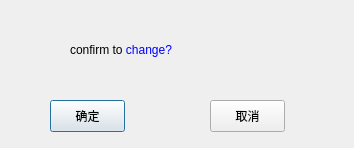
<?xml version="1.0" encoding="UTF-8"?>
<ui version="4.0">
 <class>ConFirmPoleChangeDialog</class>
 <widget class="QDialog" name="ConFirmPoleChangeDialog">
  <property name="geometry">
   <rect>
    <x>0</x>
    <y>0</y>
    <width>354</width>
    <height>148</height>
   </rect>
  </property>
  <property name="windowTitle">
   <string>修改确认</string>
  </property>
  <property name="styleSheet">
   <string notr="true">font: 75 9pt &quot;微软雅黑&quot;;</string>
  </property>
  <widget class="QLabel" name="textLabel">
   <property name="geometry">
    <rect>
     <x>70</x>
     <y>30</y>
     <width>281</width>
     <height>41</height>
    </rect>
   </property>
   <property name="minimumSize">
    <size>
     <width>250</width>
     <height>0</height>
    </size>
   </property>
   <property name="maximumSize">
    <size>
     <width>450</width>
     <height>16777215</height>
    </size>
   </property>
   <property name="text">
    <string>&lt;html&gt;confirm to &lt;span style=&quot; color:#0000ff;&quot;&gt;change?&lt;/span&gt;&lt;/html&gt;</string>
   </property>
   <property name="textFormat">
    <enum>Qt::RichText</enum>
   </property>
  </widget>
  <widget class="QLabel" name="infoLabel">
   <property name="geometry">
    <rect>
     <x>10</x>
     <y>40</y>
     <width>32</width>
     <height>32</height>
    </rect>
   </property>
   <property name="text">
    <string/>
   </property>
   <property name="pixmap">
    <pixmap>:/res/fileinfo-32.png</pixmap>
   </property>
  </widget>
  <widget class="QPushButton" name="Ok">
   <property name="geometry">
    <rect>
     <x>50</x>
     <y>100</y>
     <width>75</width>
     <height>32</height>
    </rect>
   </property>
   <property name="minimumSize">
    <size>
     <width>0</width>
     <height>32</height>
    </size>
   </property>
   <property name="maximumSize">
    <size>
     <width>16777215</width>
     <height>32</height>
    </size>
   </property>
   <property name="text">
    <string>确定</string>
   </property>
  </widget>
  <widget class="QPushButton" name="Cancel">
   <property name="geometry">
    <rect>
     <x>210</x>
     <y>100</y>
     <width>75</width>
     <height>32</height>
    </rect>
   </property>
   <property name="minimumSize">
    <size>
     <width>0</width>
     <height>32</height>
    </size>
   </property>
   <property name="maximumSize">
    <size>
     <width>16777215</width>
     <height>32</height>
    </size>
   </property>
   <property name="text">
    <string>取消</string>
   </property>
   <property name="autoDefault">
    <bool>false</bool>
   </property>
  </widget>
 </widget>
 <resources/>
 <connections/>
</ui>
